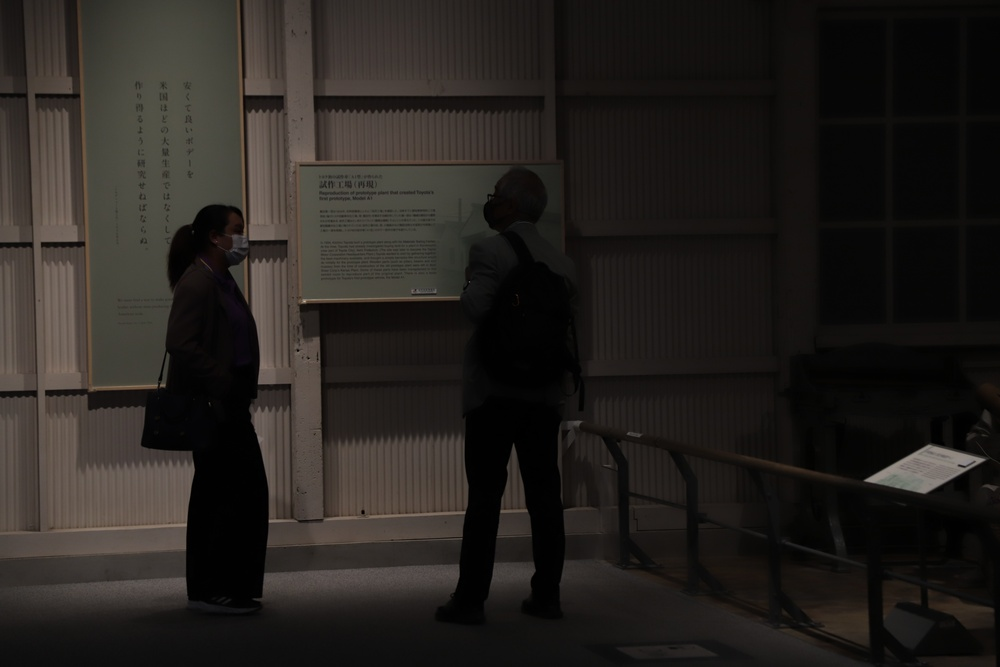
#> input picture Assignment2/gramma/pic/test_gamma/dark.JPG, 1000 x 667 px, shrunk from 6240 x 4160 before the run, found by its file name
$ python gramma.py
#> lines starting #> are read from the running program, lines starting #| are printed output that depends on the picture
import cv2 as cv
import numpy as np

img_in = cv.imread('pic/dark.JPG', cv.IMREAD_GRAYSCALE)
#> img_in: shape (667, 1000); min 0, max 187, mean 34.7

gamma = 0.5
gamma_corrected = (img_in / 255)**gamma
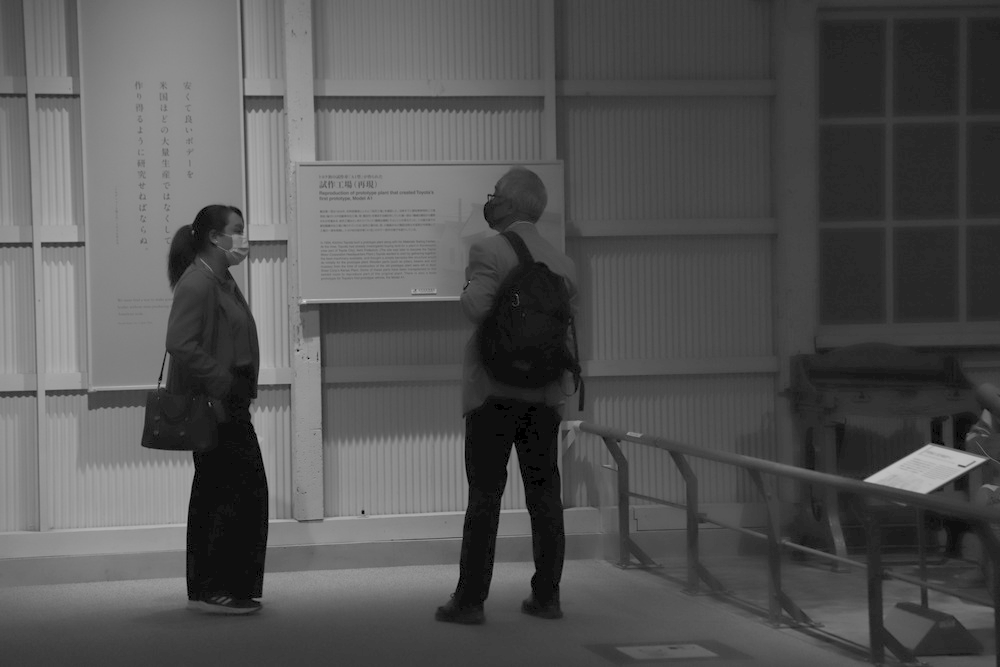
#> gamma_corrected: shape (667, 1000) float64; min 0, max 0.856, mean 0.333

gamma_corrected = gamma_corrected*255

img_out = np.array(gamma_corrected, dtype= np.uint8)

cv.imshow('Power-law', img_out)

cv.imwrite('pic/Demo_Pow_img_input.png', img_in)
cv.imwrite('pic/Demo_Pow_img_output.png', img_out)
